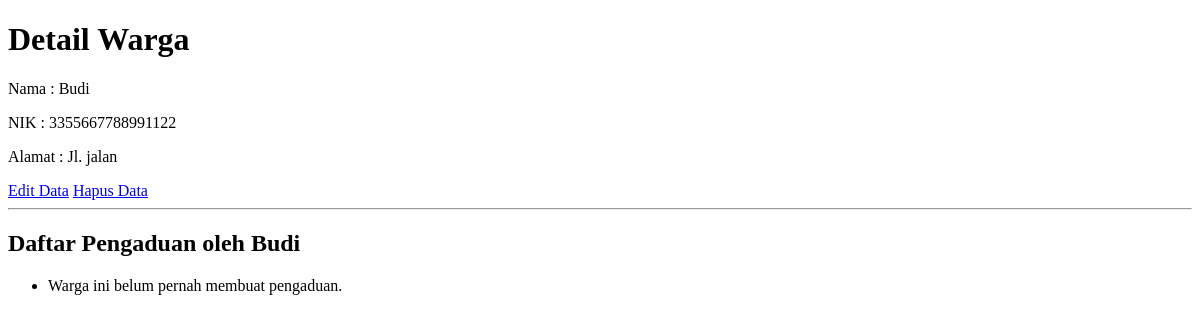
The page /warga/3/ on the database as committed earlier.
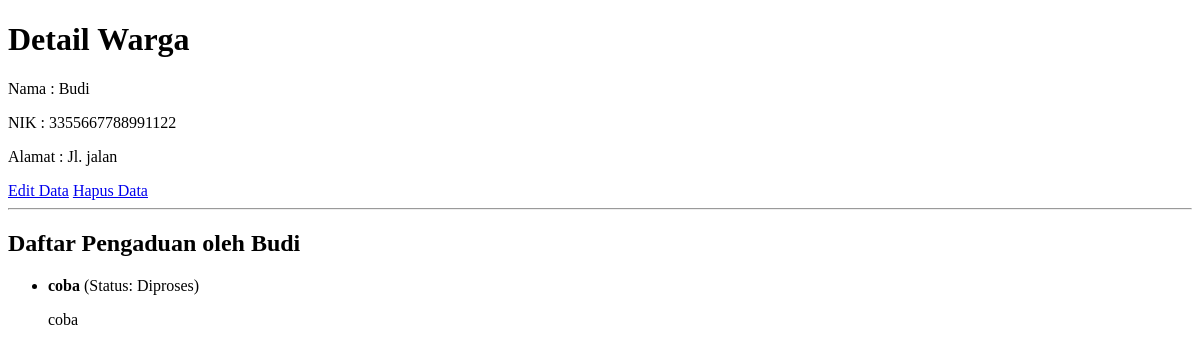
The same page on the database as committed later.
### warga/models.py (models this page shows, shortened)
class Pengaduan(models.Model):
    STATUS_CHOICES = [
        ('BARU', 'Baru'),
        ('DIPROSES', 'Diproses'),
        ('SELESAI', 'Selesai'),
    ]
    judul = models.CharField(max_length=200)
    deskripsi = models.TextField()
    status = models.CharField(max_length=10, choices=STATUS_CHOICES, default='BARU')
    tanggal_pengaduan = models.DateTimeField(auto_now_add=True)
    pelapor = models.ForeignKey(Warga, on_delete=models.CASCADE, related_name='pengaduan')

### warga/views.py (the view)
# urls.py: path('<int:pk>/', WargaDetailView.as_view(), name='warga_detail'),
class WargaDetailView(DetailView):
    model = Warga

### warga/templates/warga/warga_detail.html (shortened to what this page needs)
<!DOCTYPE html>
<html lang="id">
<head>
</head>
<body>
    <h1>Detail Warga</h1>
    <p>Nama : {{ object.nama_lengkap }}</p>
    <p>NIK : {{ object.nik }}</p>
    <p>Alamat : {{ object.alamat }}</p>
    <a href="{% url 'warga-edit' object.pk %}">Edit Data</a>
    <a href="{% url 'warga-hapus' object.pk %}">Hapus Data</a>
    <hr>
    <h2>Daftar Pengaduan oleh {{ object.nama_lengkap }}</h2>
    <ul>
        {% for aduan in object.pengaduan.all %}
            <li>
                <strong>{{ aduan.judul }}</strong> (Status: {{ aduan.get_status_display }})
                <p>{{ aduan.deskripsi }}</p>
            </li>
        {% empty %}
            <li>Warga ini belum pernah membuat pengaduan.</li>
        {% endfor %}
    </ul>
</body>
</html>

Rows that differ between the two databases and show on the page:
added Pengaduan: judul "coba", status "Diproses", deskripsi "coba"
Other text that changed with them:
text no longer shown: "Warga ini belum pernah membuat pengaduan."
